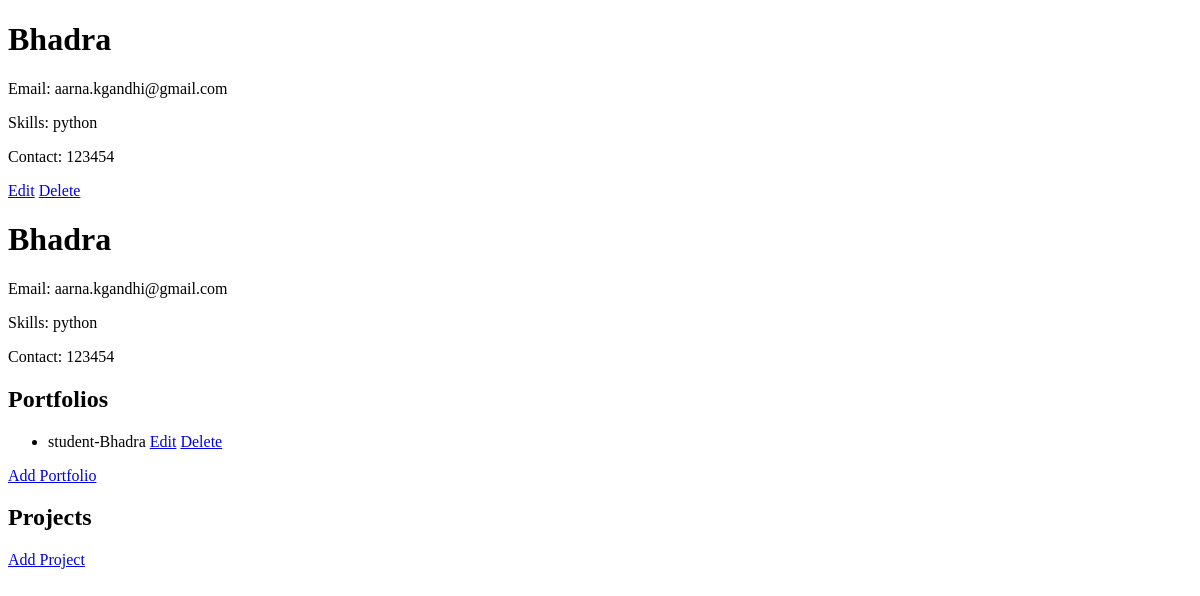
Before: /users/2/ with the older database file.
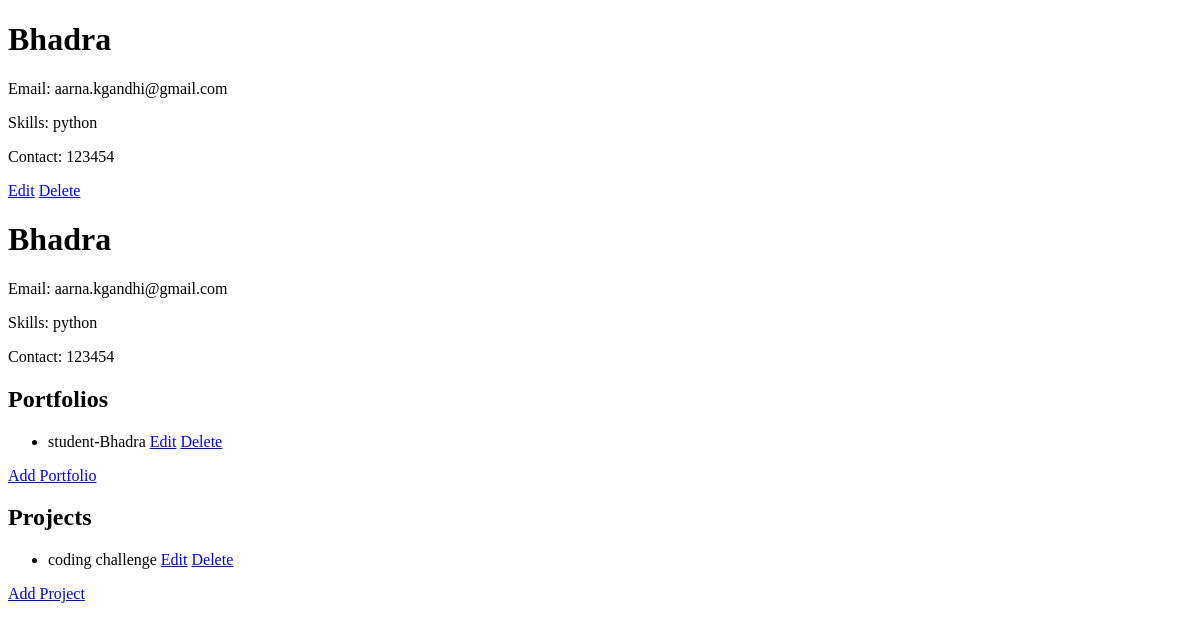
After: the same page with the newer database file.
### user_profile/models.py (models this page shows, shortened)
class Portfolio(models.Model):
    user = models.ForeignKey(UserProfile, on_delete=models.CASCADE)
    title = models.CharField(max_length=100)
    description = models.TextField()
    work_experience = models.TextField(blank=True, null=True)
    education = models.TextField(blank=True, null=True)
    certifications = models.TextField(blank=True, null=True)

class ProjectShowcase(models.Model):
    portfolio = models.ForeignKey(Portfolio, on_delete=models.CASCADE)
    project_name = models.CharField(max_length=100)
    description = models.TextField()
    image = models.ImageField(upload_to='projects/', blank=True, null=True)
    link = models.URLField(blank=True, null=True)

### user_profile/views.py (the view)
# urls.py: path('users/<int:pk>/', views.user_detail, name='user_detail'),
def user_detail(request, pk):
    user = get_object_or_404(UserProfile, pk=pk)
    return render(request, 'user_profile/user_detail.html', {'user': user})

### user_profile/templates/user_profile/user_detail.html (shortened to what this page needs)
<!DOCTYPE html>
<html lang="en">
<head>
</head>
<body>
<h1>{{ user.name }}</h1>
<p>Email: {{ user.email }}</p>
<p>Skills: {{ user.skills }}</p>
<p>Contact: {{ user.contact }}</p>
<a href="{% url 'user_update' user.id %}">Edit</a>
<a href="{% url 'user_delete' user.id %}">Delete</a>
<h1>{{ user.name }}</h1>
<p>Email: {{ user.email }}</p>
<p>Skills: {{ user.skills }}</p>
<p>Contact: {{ user.contact }}</p>
<h2>Portfolios</h2>
<ul>
    {% for portfolio in user.portfolio_set.all %}
    <li>
        {{ portfolio.title }}
        <a href="{% url 'portfolio_update' portfolio.id %}">Edit</a>
        <a href="{% url 'portfolio_delete' portfolio.id %}">Delete</a>
    </li>
    {% endfor %}
</ul>
<a href="{% url 'portfolio_create' %}">Add Portfolio</a>
<h2>Projects</h2>
<ul>
    {% for project in user.portfolio_set.all %}
    {% for proj in project.projectshowcase_set.all %}
    <li>
        {{ proj.project_name }}
        <a href="{% url 'project_update' proj.id %}">Edit</a>
        <a href="{% url 'project_delete' proj.id %}">Delete</a>
    </li>
    {% endfor %}
    {% endfor %}
</ul>
<a href="{% url 'project_create' %}">Add Project</a>
</body>
</html>

Changed rows visible on the page:
added ProjectShowcase: project_name "coding challenge"
